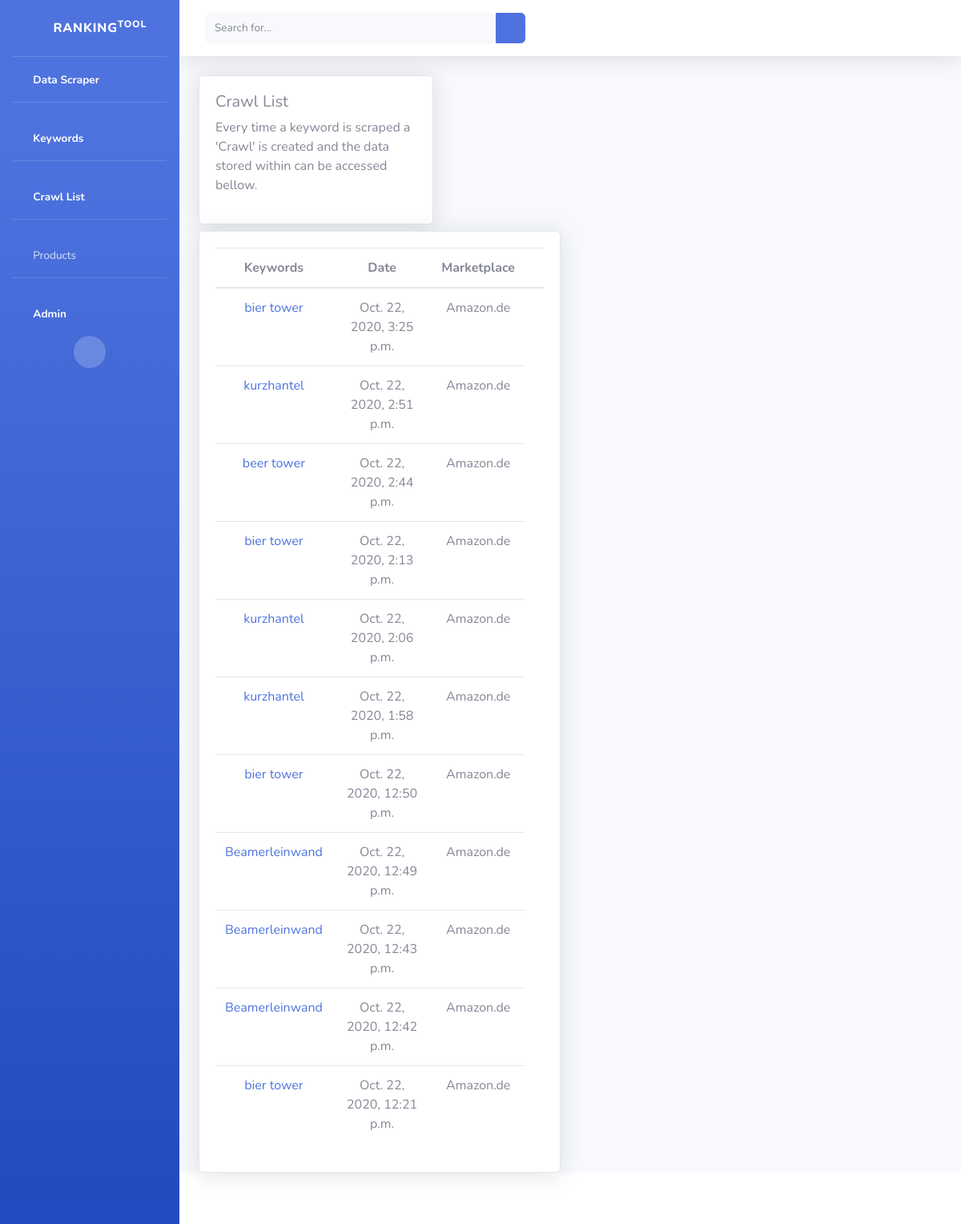
The app's page /crawl/, older data.
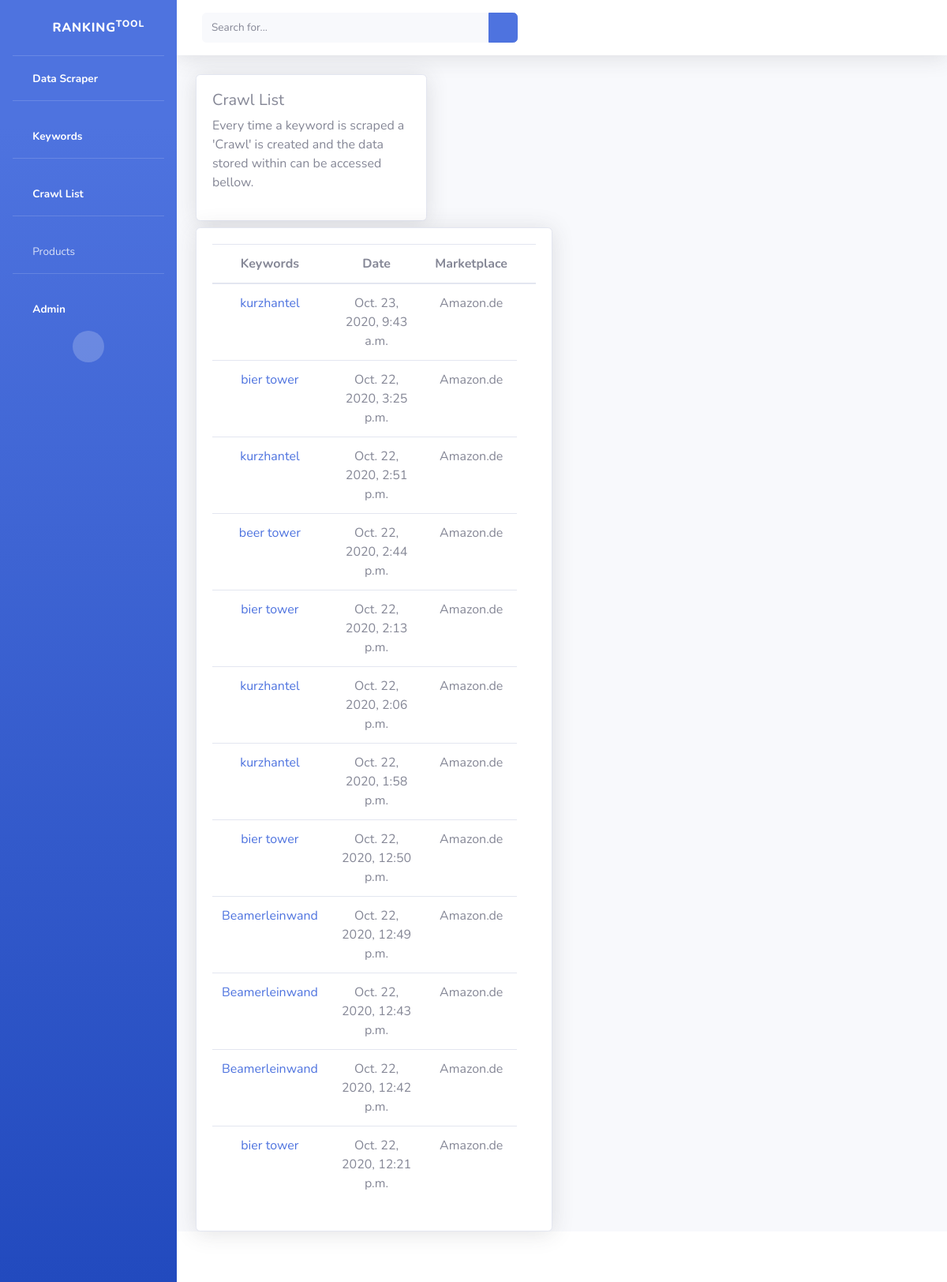
The same page, newer data.
### RankingTool/models.py (models this page shows, shortened)
class KeywordCrawl(models.Model):
    keyword = models.ForeignKey(Keyword,default=None, on_delete= models.CASCADE)
    date = models.DateTimeField(default=datetime.now)
    products = models.ManyToManyField(ScrapeProduct)
    marketplace = models.ForeignKey(Marketplace, default=None, on_delete= models.CASCADE, null=True)

class Keyword(models.Model):
    keyword = models.CharField(max_length=200,default="")
    def __str__(self):
        return self.keyword

class Marketplace(models.Model):
    name = models.CharField(max_length=20)
    url = models.CharField(max_length=200)
    country = models.CharField(max_length=20)

### RankingTool/views.py (the view)
# urls.py: path('crawl/', crawl_list_view, name="crawl-list"),
def crawl_list_view(request):
    crawls = KeywordCrawl.objects.all().order_by('-date')
    context = {
        'crawls': crawls
    }
    return render(request, "crawl/crawl_list.html", context)

### templates/crawl/crawl_list.html
{% extends 'base.html' %}
{% block content %}
<div class="row">
<div class="col-4">
<div class="card shadow mb-2">
  <div class="card-body">
    <h5>
      Crawl List
    </h5>
    <p>
      Every time a keyword is scraped a 'Crawl' is created and the data stored within can be accessed bellow.
    </p>
  </div>
</div>
</div>
</div>
<div class="row">
  <div class="col-6">
    <div class="card shadow">
      <div class="card-body">
        <table class="table" style="text-align: center;">
          <thead>
            <tr>
              <th scope="col">Keywords</th>
              <th scope="col">Date</th>
              <th scope="col">Marketplace</th>
              <th scope="col"></th>
            </tr>
          </thead>
          <tbody>
            {% for crawl in crawls %}
              <tr>
                <td><a href="{% url 'crawl-detail' crawl.id %}">{{ crawl.keyword}}</a></td>
                <td>{{ crawl.date}}</td>
                <td>{{ crawl.marketplace.name}}</td>
              </tr>
            {% endfor %}
          </tbody>
        </table>
      </div>
    </div>
  </div>
</div>
{% endblock content %}

Row changes from the older to the newer data that the page shows:
added KeywordCrawl: keyword "kurzhantel", date "Oct. 23, 2020, 9:43 a.m.", marketplace.name "Amazon.de"
